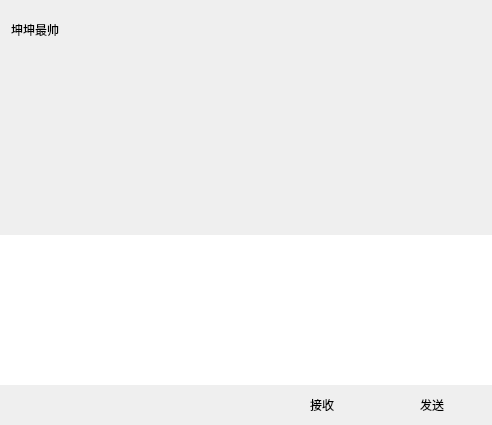
<?xml version="1.0" encoding="UTF-8"?>
<ui version="4.0">
 <class>ChatPage</class>
 <widget class="QWidget" name="ChatPage">
  <property name="geometry">
   <rect>
    <x>0</x>
    <y>0</y>
    <width>492</width>
    <height>425</height>
   </rect>
  </property>
  <property name="windowTitle">
   <string>Form</string>
  </property>
  <layout class="QVBoxLayout" name="verticalLayout">
   <property name="spacing">
    <number>0</number>
   </property>
   <property name="leftMargin">
    <number>0</number>
   </property>
   <property name="topMargin">
    <number>0</number>
   </property>
   <property name="rightMargin">
    <number>0</number>
   </property>
   <property name="bottomMargin">
    <number>0</number>
   </property>
   <item>
    <widget class="QWidget" name="chat_data_wid" native="true">
     <layout class="QVBoxLayout" name="verticalLayout_4">
      <property name="spacing">
       <number>0</number>
      </property>
      <property name="leftMargin">
       <number>0</number>
      </property>
      <property name="topMargin">
       <number>0</number>
      </property>
      <property name="rightMargin">
       <number>0</number>
      </property>
      <property name="bottomMargin">
       <number>0</number>
      </property>
      <item>
       <widget class="QWidget" name="title_wid" native="true">
        <property name="minimumSize">
         <size>
          <width>0</width>
          <height>60</height>
         </size>
        </property>
        <property name="maximumSize">
         <size>
          <width>16777215</width>
          <height>60</height>
         </size>
        </property>
        <layout class="QHBoxLayout" name="horizontalLayout_3">
         <property name="topMargin">
          <number>2</number>
         </property>
         <property name="rightMargin">
          <number>2</number>
         </property>
         <property name="bottomMargin">
          <number>2</number>
         </property>
         <item>
          <widget class="QWidget" name="widget_2" native="true">
           <layout class="QHBoxLayout" name="horizontalLayout_4">
            <property name="leftMargin">
             <number>2</number>
            </property>
            <property name="topMargin">
             <number>2</number>
            </property>
            <property name="rightMargin">
             <number>2</number>
            </property>
            <property name="bottomMargin">
             <number>2</number>
            </property>
            <item>
             <widget class="QLabel" name="title_lb">
              <property name="text">
               <string>坤坤最帅</string>
              </property>
             </widget>
            </item>
           </layout>
          </widget>
         </item>
        </layout>
       </widget>
      </item>
      <item>
       <widget class="QWidget" name="chat_data_list" native="true"/>
      </item>
      <item>
       <widget class="QWidget" name="tool_wid" native="true">
        <property name="minimumSize">
         <size>
          <width>0</width>
          <height>40</height>
         </size>
        </property>
        <property name="maximumSize">
         <size>
          <width>16777215</width>
          <height>40</height>
         </size>
        </property>
        <layout class="QHBoxLayout" name="horizontalLayout_5">
         <property name="spacing">
          <number>7</number>
         </property>
         <property name="leftMargin">
          <number>2</number>
         </property>
         <property name="topMargin">
          <number>2</number>
         </property>
         <property name="rightMargin">
          <number>2</number>
         </property>
         <property name="bottomMargin">
          <number>7</number>
         </property>
         <item>
          <spacer name="horizontalSpacer_2">
           <property name="orientation">
            <enum>Qt::Horizontal</enum>
           </property>
           <property name="sizeType">
            <enum>QSizePolicy::Fixed</enum>
           </property>
           <property name="sizeHint" stdset="0">
            <size>
             <width>5</width>
             <height>20</height>
            </size>
           </property>
          </spacer>
         </item>
         <item>
          <widget class="ClickedLabel" name="emo_lb">
           <property name="minimumSize">
            <size>
             <width>25</width>
             <height>25</height>
            </size>
           </property>
           <property name="maximumSize">
            <size>
             <width>25</width>
             <height>25</height>
            </size>
           </property>
           <property name="text">
            <string/>
           </property>
          </widget>
         </item>
         <item>
          <spacer name="horizontalSpacer_4">
           <property name="orientation">
            <enum>Qt::Horizontal</enum>
           </property>
           <property name="sizeType">
            <enum>QSizePolicy::Fixed</enum>
           </property>
           <property name="sizeHint" stdset="0">
            <size>
             <width>5</width>
             <height>20</height>
            </size>
           </property>
          </spacer>
         </item>
         <item>
          <widget class="ClickedLabel" name="file_lib">
           <property name="minimumSize">
            <size>
             <width>25</width>
             <height>25</height>
            </size>
           </property>
           <property name="maximumSize">
            <size>
             <width>25</width>
             <height>25</height>
            </size>
           </property>
           <property name="text">
            <string/>
           </property>
          </widget>
         </item>
         <item>
          <spacer name="horizontalSpacer_3">
           <property name="orientation">
            <enum>Qt::Horizontal</enum>
           </property>
           <property name="sizeHint" stdset="0">
            <size>
             <width>40</width>
             <height>20</height>
            </size>
           </property>
          </spacer>
         </item>
        </layout>
       </widget>
      </item>
      <item>
       <widget class="QTextEdit" name="chat_edit">
        <property name="minimumSize">
         <size>
          <width>0</width>
          <height>150</height>
         </size>
        </property>
        <property name="maximumSize">
         <size>
          <width>16777215</width>
          <height>150</height>
         </size>
        </property>
        <property name="styleSheet">
         <string notr="true">border: 1px solid white; /* 底部边框设置为透明 */</string>
        </property>
       </widget>
      </item>
      <item>
       <widget class="QWidget" name="send_wid" native="true">
        <property name="minimumSize">
         <size>
          <width>0</width>
          <height>40</height>
         </size>
        </property>
        <property name="maximumSize">
         <size>
          <width>16777215</width>
          <height>40</height>
         </size>
        </property>
        <property name="styleSheet">
         <string notr="true">border-top: 1px solid transparent;</string>
        </property>
        <layout class="QHBoxLayout" name="horizontalLayout_6">
         <property name="spacing">
          <number>0</number>
         </property>
         <property name="leftMargin">
          <number>0</number>
         </property>
         <property name="topMargin">
          <number>0</number>
         </property>
         <property name="rightMargin">
          <number>0</number>
         </property>
         <property name="bottomMargin">
          <number>0</number>
         </property>
         <item>
          <spacer name="horizontalSpacer_5">
           <property name="orientation">
            <enum>Qt::Horizontal</enum>
           </property>
           <property name="sizeHint" stdset="0">
            <size>
             <width>40</width>
             <height>20</height>
            </size>
           </property>
          </spacer>
         </item>
         <item>
          <widget class="ClickedBtn" name="recv_btn">
           <property name="minimumSize">
            <size>
             <width>100</width>
             <height>30</height>
            </size>
           </property>
           <property name="maximumSize">
            <size>
             <width>100</width>
             <height>30</height>
            </size>
           </property>
           <property name="text">
            <string>接收</string>
           </property>
          </widget>
         </item>
         <item>
          <spacer name="horizontalSpacer_7">
           <property name="orientation">
            <enum>Qt::Horizontal</enum>
           </property>
           <property name="sizeType">
            <enum>QSizePolicy::Fixed</enum>
           </property>
           <property name="sizeHint" stdset="0">
            <size>
             <width>10</width>
             <height>20</height>
            </size>
           </property>
          </spacer>
         </item>
         <item>
          <widget class="ClickedBtn" name="send_btn">
           <property name="minimumSize">
            <size>
             <width>100</width>
             <height>30</height>
            </size>
           </property>
           <property name="maximumSize">
            <size>
             <width>100</width>
             <height>30</height>
            </size>
           </property>
           <property name="text">
            <string>发送</string>
           </property>
          </widget>
         </item>
         <item>
          <spacer name="horizontalSpacer_6">
           <property name="orientation">
            <enum>Qt::Horizontal</enum>
           </property>
           <property name="sizeType">
            <enum>QSizePolicy::Fixed</enum>
           </property>
           <property name="sizeHint" stdset="0">
            <size>
             <width>10</width>
             <height>20</height>
            </size>
           </property>
          </spacer>
         </item>
        </layout>
       </widget>
      </item>
     </layout>
    </widget>
   </item>
  </layout>
 </widget>
 <customwidgets>
  <customwidget>
   <class>ClickedBtn</class>
   <extends>QPushButton</extends>
   <header location="global">clickedbtn.h</header>
  </customwidget>
  <customwidget>
   <class>ClickedLabel</class>
   <extends>QLabel</extends>
   <header location="global">clickedlabel.h</header>
  </customwidget>
 </customwidgets>
 <resources/>
 <connections/>
</ui>
